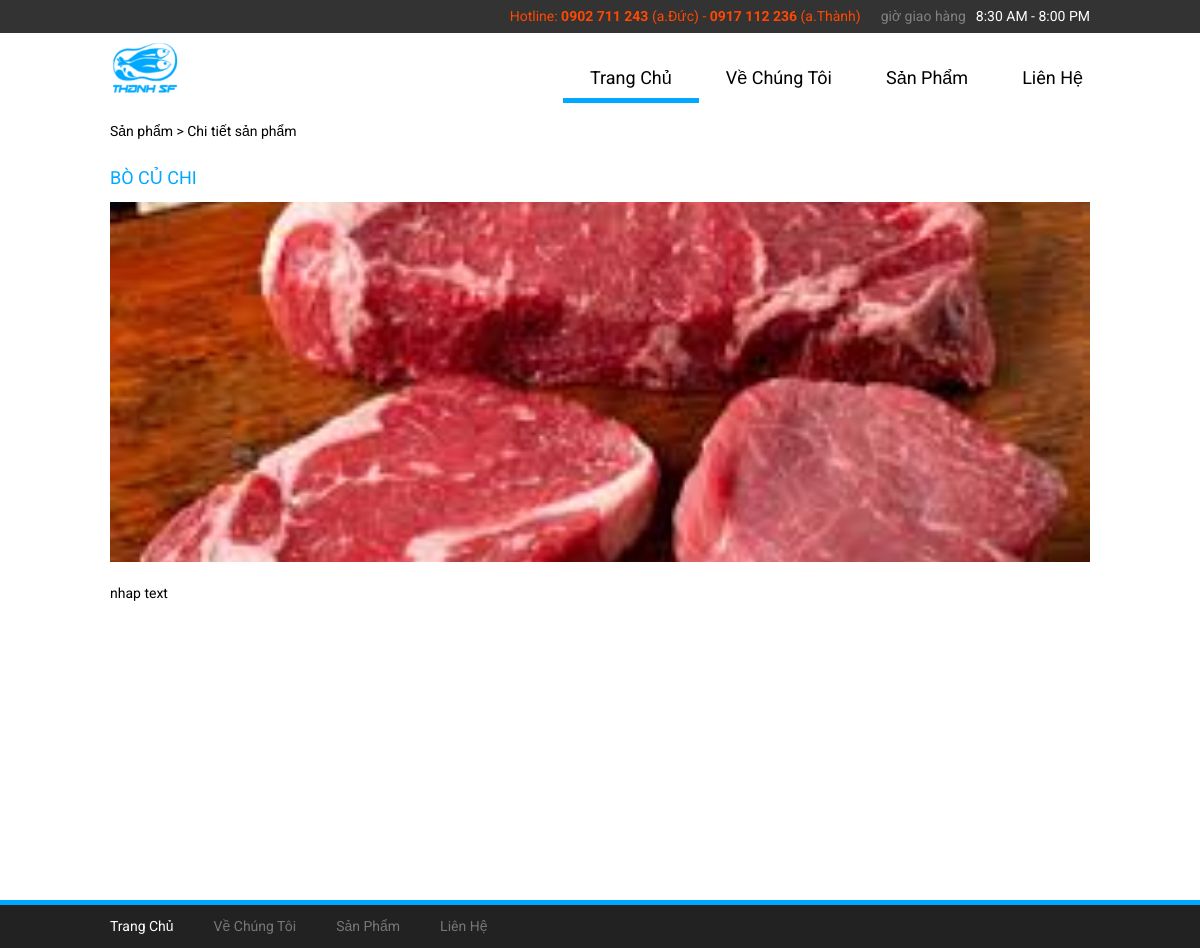
/product-detail.php?proCode=BO1688112535, run on the app's committed database.
### tables this page shows
CREATE TABLE IF NOT EXISTS `products` (
  `pro_id` int(32) NOT NULL AUTO_INCREMENT,
  `pro_code` varchar(32) NOT NULL,
  `pro_name` varchar(32) NOT NULL,
  `pro_image` varchar(1024) NOT NULL,
  `pro_brand` varchar(32) NOT NULL,
  `pro_amount` int(32) NOT NULL,
  `pro_detail` varchar(1024) NOT NULL,
  `pro_writer` varchar(32) NOT NULL,
  `pro_insert_date` varchar(32) NOT NULL,
  `pro_expired` varchar(32) NOT NULL,
  `pro_rate` int(32) NOT NULL,
  `pro_price` int(32) NOT NULL,
  `pro_saleoff` int(32) NOT NULL,
  `pro_price_total` int(32) NOT NULL,
  `pro_type` int(11) NOT NULL DEFAULT '0',
  PRIMARY KEY (`pro_id`)
);

### includes/product.php (the view, shortened to what this page needs)
<?php
function pro_detail($pro_path_img_slider,$pro_file_img){
    $pro_code = $_REQUEST['proCode'];
$pro_item = mysql_query("SELECT * FROM products WHERE pro_code = '$pro_code'");
$row = mysql_fetch_assoc($pro_item);
echo '<div class="title">
                            <h4>' . $row["pro_name"] . '</h4></div>
                        <div class="image"><img src="'.$pro_path_img_slider.$row["pro_image"].'"></div>
                        <div>
                            <p>
                                ' . $row["pro_detail"] . '
                            </p>
                        </div>';
}
?>

### css/admin.css (style rules this page uses)
* { margin:0;padding:0;-webkit-box-sizing:border-box;-moz-box-sizing:border-box;-ms-box-sizing:border-box;-o-box-sizing:border-box;box-sizing:border-box;font-family:Roboto,sans-serif }
body { height:100%;user-select:none }
img { line-height:0;display:block }
h4 { font-size:18px;line-height:29px;font-weight:400 }
body { font-size:14px;line-height:23px;font-weight:400;background-color:#fff }
body.home-page { background-image:url(../images/bg-company-info.jpg);background-repeat:no-repeat;background-size:cover;background-position:center;background-attachment:fixed }
.container.detail-product .content .image { position:relative;width:100%;height:360px;overflow:hidden;margin-bottom:20px }
.container.detail-product .content .image img { position:relative;top:-150px;width:100% }
.wrapper .container .title { margin-bottom:10px }
.wrapper .container .title h4 { text-transform:uppercase;color:#00a8ff }

### data on the page
products: pro_name "BÒ CỦ CHI", pro_image (picture), pro_detail "nhap text"
